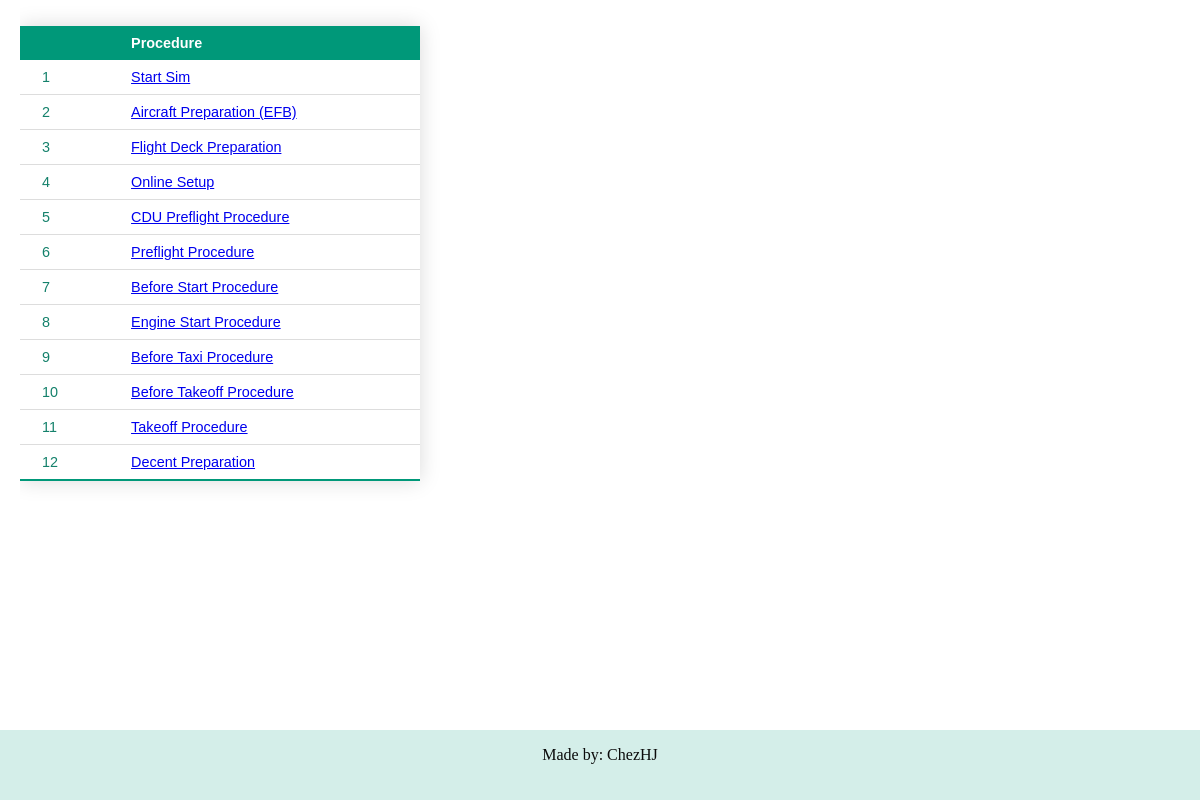
Page /checklist/procedures/ on the committed database.
### checklist/models.py (models this page shows, shortened)
class Procedure(models.Model):
    title = models.CharField(max_length=40)
    step = models.PositiveIntegerField()
    slug = models.SlugField(unique=True)
    def get_absolute_url(self):
        return reverse("checklist:detail", kwargs={"slug": self.slug})

### checklist/views.py (the view)
# urls.py: path('procedures/', views.IndexView.as_view(), name='index'),
class IndexView(generic.ListView):
    template_name = "checklist/index.html"
    context_object_name = "procedure_list"
    def get_queryset(self):
        return Procedure.objects.order_by("step")

### checklist/templates/checklist/index.html (shortened to what this page needs)
{% extends 'checklist/base.html' %}
{% block content %}
{% if procedure_list %}
<table id="Table1" class="styled-table">
    <thead>
        <tr>
            <th>&nbsp;</th>
            <th>Procedure</th>
        </tr>
    </thead>
    <tbody>
        {% for proc in procedure_list %}
            <tr><td>{{ forloop.counter }}</td><td><a href="{{ proc.get_absolute_url }} "</a>{{ proc.title }}</td></tr>
    {% endfor %}
    </tbody>
</table>
{% else %}
    <p>No items are available.</p>
{% endif %}
{% endblock %}

### checklist/static/checklist/style.css (style rules this page uses)
.styled-table { border-collapse: collapse; margin: 25px 0; font-size: 0.9em; font-family: sans-serif; min-width: 400px; color: #14816b; box-shadow: 0 0 20px rgba(0, 0, 0, 0.15); }
.styled-table thead tr { background-color: #009879; color: #ffffff; text-align: left; }
.styled-table th, .styled-table td { padding: 9px 22px; }
.styled-table tbody tr { border-bottom: 1px solid #dddddd; }
.styled-table tbody tr:last-of-type { border-bottom: 2px solid #009879; }
.body { height: 100%; width: 100%; margin: 0; overflow:auto; }

### rows in the picture
Procedure: title "Start Sim"
Procedure: title "Aircraft Preparation (EFB)"
Procedure: title "Flight Deck Preparation"
Procedure: title "Online Setup"
Procedure: title "CDU Preflight Procedure"
Procedure: title "Preflight Procedure"
Procedure: title "Before Start Procedure"
Procedure: title "Engine Start Procedure"
Procedure: title "Before Taxi Procedure"
Procedure: title "Before Takeoff Procedure"
Procedure: title "Takeoff Procedure"
Procedure: title "Decent Preparation"
